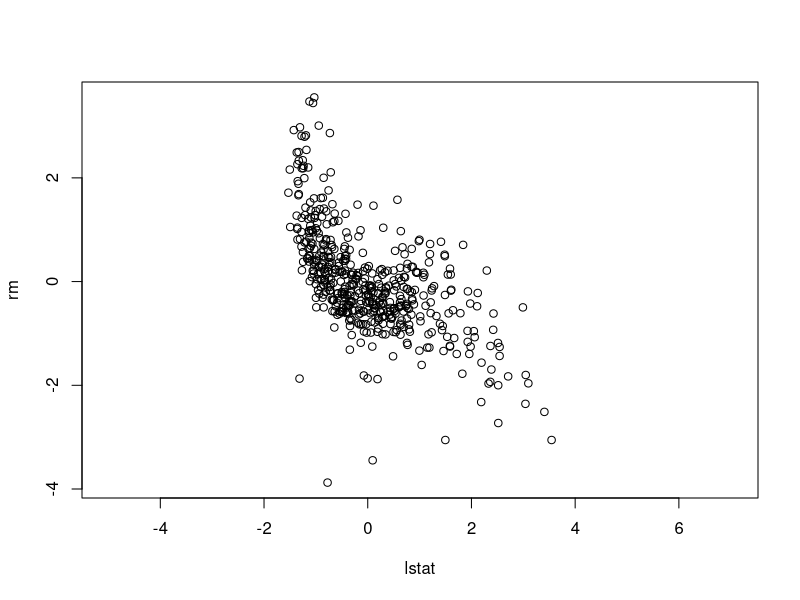
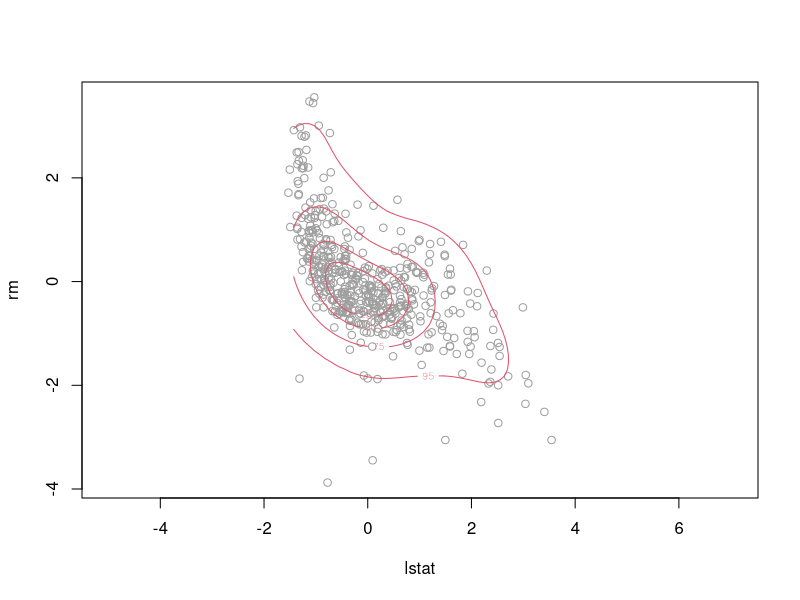
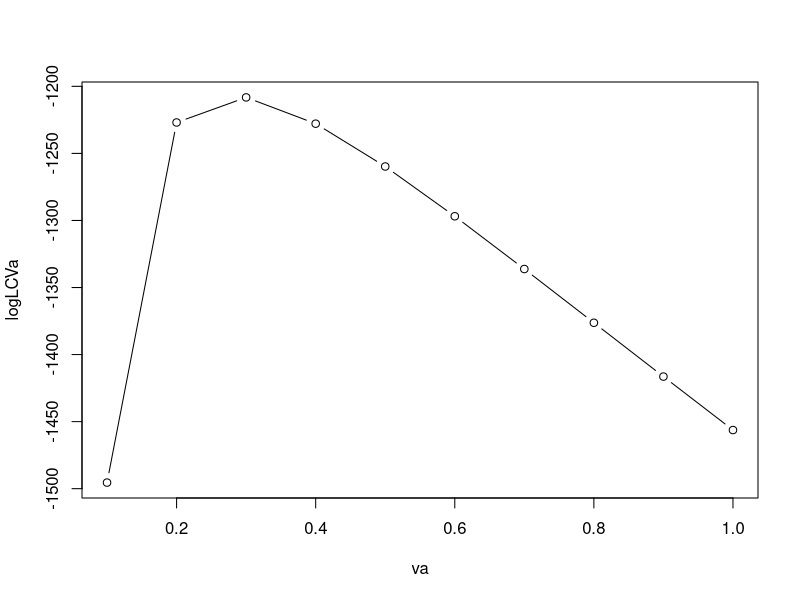
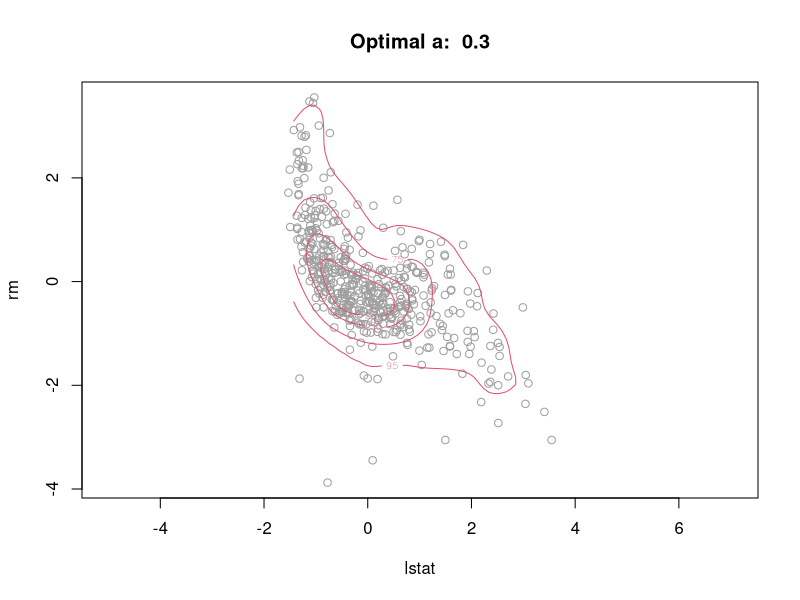
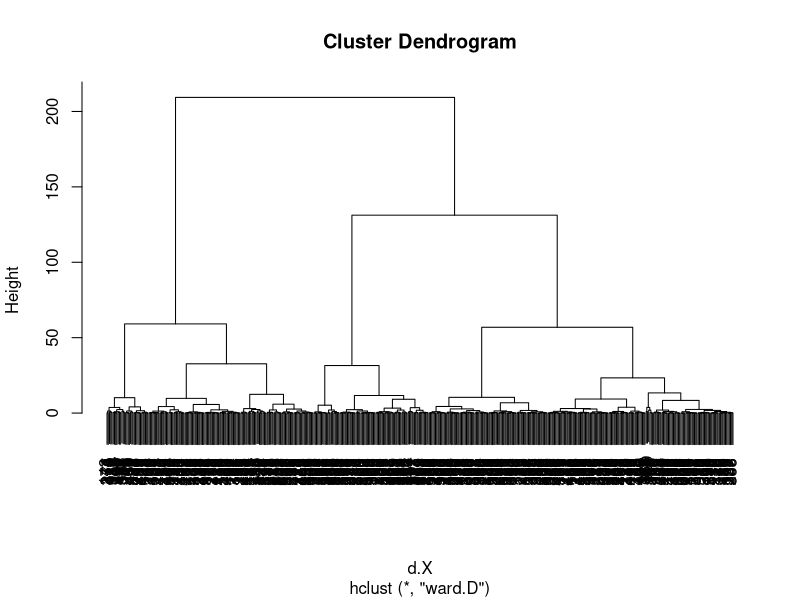
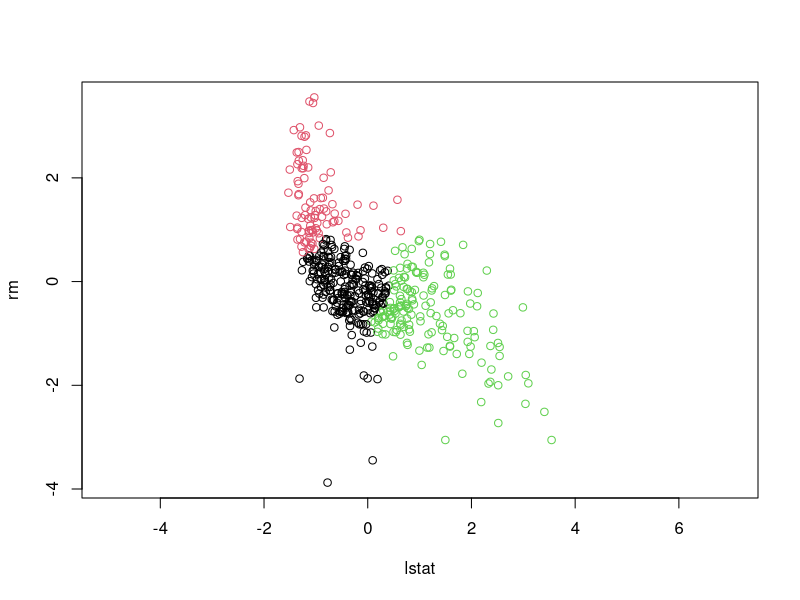
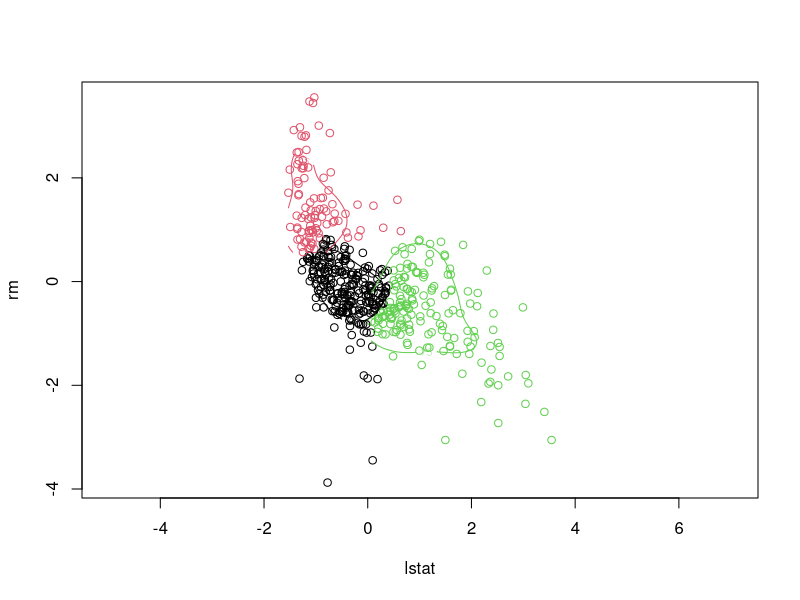
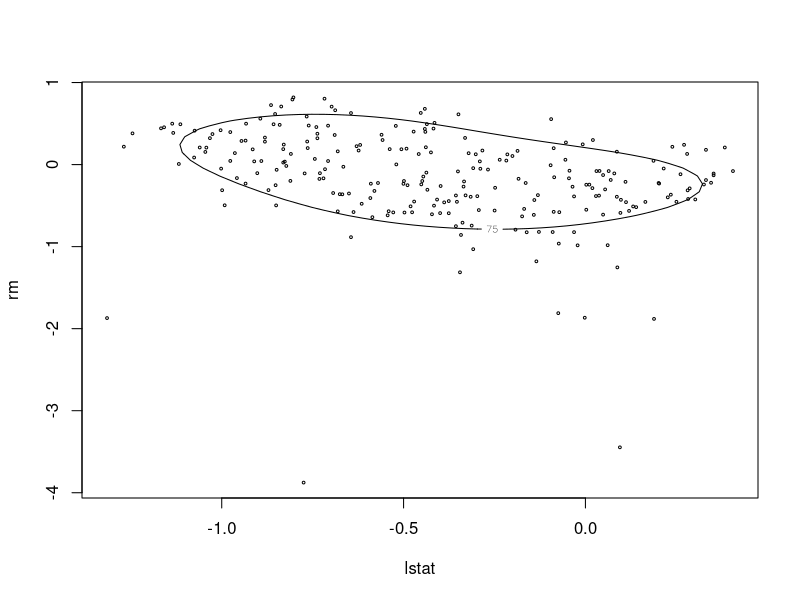

Recreate these plots in R, in order. (Note: this script raises an error after producing the figures.)
## ---- chunk 1
library(cluster)
knitr::opts_chunk$set(echo = FALSE, warning = FALSE, message = FALSE, comment = FALSE, error = FALSE, eval=FALSE)
#Put eval=FLSE for having just the question steatments
#Put eval=TRUE for obtaining the output
## ---- chunk 2
data("Boston", package = "MASS")
X <- scale(Boston[,c(13,6)])
plot(X,as=1)
## ---- chunk 3
library(sm)
plot(X,as=1,col=8)
sm.density(X,h=.5*c(1,1),display="slice",props=c(25,50,75,95),col=2,add=TRUE)
## ---- chunk 4
va <- seq(0.1,1,by=0.1)
na <- length(va)
logLCVa <- numeric(na)

n <- dim(X)[1]

for (j in 1:na){
  a <- va[j]
  for (i in 1:n){
    new.point <- matrix(X[i,],ncol=2)
    f.hat.i <- sm.density(X[-i,],h=a*c(1,1),display="none",eval.grid=FALSE,
                    eval.points=new.point)$estimate
    logLCVa[j] <- logLCVa[j] + log(f.hat.i)
  }
}

plot(va,logLCVa,type="b")
## ---- chunk 5
a.opt <- va[which.max(logLCVa)]

plot(X,as=1,col=8,main=paste("Optimal a: ",a.opt))
sm.density(X,h=a.opt*c(1,1),display="slice",props=c(25,50,75,95),col=2,add=TRUE)
## ---- chunk 6
k<-3
d.X <- dist(X)
hcl.0 <- hclust(d.X,method = "ward.D")
plot(hcl.0)
hcl.0.k <- cutree(hcl.0,k)
## ---- chunk 7
plot(X,col=hcl.0.k,as=1)
## ---- chunk 8
library(sm)
plot(X,col=hcl.0.k,as=1)
for (j in 1:k){
  cl.j <- (hcl.0.k==j)
  sm.density(X[cl.j,],h=a.opt*c(1,1), 
             display="slice",props=c(75),
             col=j, cex=4, add=TRUE)
}
## ---- chunk 9
library(fpc)
n.cl <- 2:10
l.n.cl<-length(n.cl)

avg.sil <- numeric(l.n.cl)
w <- numeric(l.n.cl)
wb.rat <- numeric(l.n.cl)
sep.ind <- numeric(l.n.cl)
CalHar <- numeric(l.n.cl)

d.Eucl <- dist(Boston[-ncol(Boston)])

logL <- c()

for (i in (1:l.n.cl)){
  k_bar<-n.cl[i]
  hcl.Eucl <- hclust(d.Eucl, method="ward.D")
  cut.hcl.Eucl <- cutree(hcl.Eucl,k_bar)
  cl.stats <- cluster.stats(d.Eucl,cut.hcl.Eucl)
  avg.sil[i]   <- cl.stats$avg.silwidth
  w[i]    <- cl.stats$average.within
  wb.rat[i]    <- cl.stats$wb.ratio
  sep.ind[i]   <- cl.stats$sindex
  CalHar[i]   <- cl.stats$ch
  for (j in 1:k_bar){
    cl.j <- (hcl.0.k==j)
    f.hat.i <- sm.density(X[cl.j,],h=a.opt*c(1,1), 
               display="slice",props=c(75),
               col=j, cex=4)$estimate
    append(logL, log(f.hat.i))
  }
  
}
